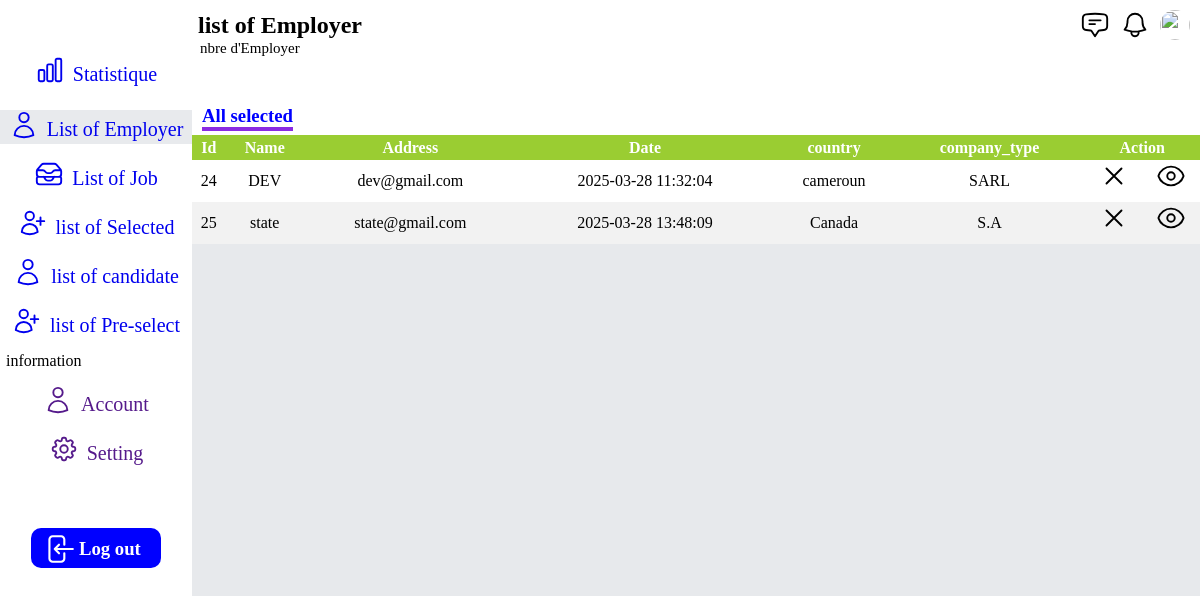
The page /project/big_user/index.php on the database its author committed.
### tables this page shows
CREATE TABLE IF NOT EXISTS `user` (
  `user_id` int NOT NULL AUTO_INCREMENT,
  `name` varchar(100) NOT NULL,
  `second_name` varchar(70) DEFAULT NULL,
  `email` varchar(100) NOT NULL,
  `date_of_b` date DEFAULT NULL,
  `password` varchar(50) NOT NULL,
  `role` enum('candidate','employer','admin') NOT NULL,
  `gender` varchar(10) DEFAULT NULL,
  `phone` varchar(30) DEFAULT NULL,
  `image` varchar(100) NOT NULL,
  `town` varchar(50) NOT NULL,
  `country` varchar(50) NOT NULL,
  `company_type` varchar(30) NOT NULL,
  `company_num` varchar(70) NOT NULL,
  `created_at` datetime DEFAULT CURRENT_TIMESTAMP,
  `updated_at` datetime DEFAULT CURRENT_TIMESTAMP ON UPDATE CURRENT_TIMESTAMP,
  PRIMARY KEY (`user_id`),
  UNIQUE KEY `email` (`email`)
);

### project/big_user/index.php (the view, shortened to what this page needs)
<?php
  $image=$_SESSION['image'];
?>
<!DOCTYPE html>
<html lang="en">
<head>
   <link rel="stylesheet" href="https://cdnjs.cloudflare.com/ajax/libs/font-awesome/5.7.2/css/all.min.css" : />
    <link rel="stylesheet" href="../Admin/style.css">
</head>
<body>
    <div class="div1">
         <a href="index.php" class="ar">
            <div>
            </div>
           <p class="aqw">Statistique</p>
         </a>
         <a href="list_of_job.php" class="cr">
            <div>
            </div>
           <p class="aqw">List of Employer</p>
         </a>
         <a href="list_of_job.php" class="br">
            <div>
            </div>
           <p class="aqw">List of Job</p>
         </a>
         <a href="list_selected" class="br">
            <div>
            </div>
           <p class="aqw">list of Selected </p>
         </a>
         <a href="list_candidate.php" class="br">
            <div>
            </div>
           <p class="aqw"> list of candidate</p>
         </a>
         <a href="list_preselect.php" class="br">
            <div>
            </div>
           <p class="aqw">list of Pre-select</p>
         </a>
         <p class="in"> information</p>
         <a href="" class="br">
            <div>
            </div>
           <p class="aqw"> Account</p>
         </a>
         <a href="" class="br">
            <div>
            </div>
           <p class="aqw"> Setting</p>
         </a>
         <div class="btn">
         <a class="log" href="log_out.php">
              <div>
              </div>
            <div>
               <h3 class="pp">Log out </h3></div> </a>
         </div>
    </div>
    <div class="div2">
      <div class="ma">
         <div><h2 class="se">list of Employer</h2> <p class="nb"> nbre d'Employer</p></div>
         <div class="pa" >
                <div>
                </div>
                <div>
                </div>
                <div>
                <img src="../<?php echo $image?>" class="message2" alt="">
                </div>
            </div>
      </div>
      <div class="prese">
        <div class="ty">
          <h3 class="all">All selected</h3>
        </div>
      </div>
        <table class="" cellspacing="0">
          <thead>
            <tr>
              <td>Id</td>
              <td>Name</td>
              <td>Address</td>
              <td>Date</td>
               <td>country</td>
               <td>company_type </td>
               <td>Action</td>
            </tr>
          </thead>
          <tbody>
            <?php
             $localhost="localhost";
             $dbuser="root";
             $dbname="job";
             $dbpassword="";
             $conn=mysqli_connect($localhost,$dbuser,$dbpassword,$dbname);
             $sql="SELECT * FROM user where role='employer'";
             $req=mysqli_query($conn,$sql);
             $counter = 0;
             while($row=mysqli_fetch_assoc($req)) {
              $rowClass = ($counter % 2 == 0) ? 'even-row' : 'odd-row';
              $counter++;
            ?>
            <tr class="<?php echo $rowClass; ?>">
              <td class="su"><?php echo$row['user_id']?></td>
              <td><?php echo$row['name']?></td>
              <td><?php echo$row['email']?></td>
              <td><?php echo$row['created_at']?></td>
              <td><?php echo$row['country']?></td>
              <td><?php echo$row['company_type']?></td>
              <td class="action">
                <a href="deletteEmp.php?id=<?php echo$row['user_id']?>" onclick="return confirm("voulez vous vraiment supprimez?")">
                <svg xmlns="http://www.w3.org/2000/svg" fill="none" viewBox="0 0 24 24" stroke-width="1.5" stroke="currentColor" class="sza">
                    <path stroke-linecap="round" stroke-linejoin="round" d="M6 18 18 6M6 6l12 12" />
                    </svg>
                </a>
                <a href="">
                </a>
              </td>
            </tr>
            <?php
            }?>
          </tbody>
        </table>
    </div>
</body>
</html>

### project/Admin/style.css (style rules this page uses)
* { margin: 0; }
body { width: 100%; height: 100vh; background-color: rgba(209, 213, 219, 0.5); display: flex; overflow-y: hidden; }
.div1 { width: 16%; height: 100%; background-color: white; }
.ar { display: flex; text-decoration: none; justify-content: center; margin-top: 55px; height: 40px; }
.ret { width: 30px; height: 30px; }
.aqw { margin-left: 8px; margin-top: 8px; font-size: 20px; }
.br { display: flex; text-decoration: none; justify-content: center; margin-top: 15px; }
.cr { display: flex; text-decoration: none; justify-content: center; margin-top: 15px; background-color: rgba(209, 213, 219, 0.5); }
.in { margin-top: 12px; margin-left: 6px; }
.btn { margin-top: 60px; display: flex; justify-content: center; width: 100%; height: 40px; cursor: pointer; }
.log { cursor: pointer; display: flex; width: 130px; height: 40px; border-radius: 10px; background-color: blue; border: none; }
.tre { margin-left: 8px; margin-top: 4px; width: 40px; height: 34px; color: white; }
.pp { margin-top: 10px; color: white; }
.div2 { width: 84%; height: 100%; }

### project/big_user/index.php (style rules this page uses)
.ma { width:100%; height: 55px; display: flex; background-color: white; justify-content: space-between; }
.se { margin-top: 12px; margin-left: 6px; }
.action { display: flex; justify-content: space-around; }
.sza { width: 30px; height: 30px; color: black; }
.pa { display: flex; }
.message { width: 30px; margin-top: 10px; height: 30px; margin-right: 10px; }
.message2 { width: 30px; margin-top: 10px; height: 30px; margin-right: 10px; border-radius: 100%; }
.nb { font-size: 15px; margin-top: 1px; margin-left: 8px; }
.prese { width: 100%; height: 80px; display: flex; justify-content: space-between; background-color: white; }
.ty { margin-top: 30px; }
.all { margin-left: 10px; border-bottom: 4px solid blueviolet; margin-top: 20px; color: blue; }
table { width: 100%; text-align: center; }
thead { background-color: yellowgreen; text-align: center; color: white; font-weight: bold; height: 25px; }
.even-row { background-color: #ffffff; }
.odd-row { background-color: #f2f2f2; }
.su { height: 40px; }

### rows shown on the page
user: user_id "24", name "DEV", email "dev@gmail.com", created_at "2025-03-28 11:32:04", country "cameroun", company_type "SARL"
user: user_id "25", name "state", email "state@gmail.com", created_at "2025-03-28 13:48:09", country "Canada", company_type "S.A"
